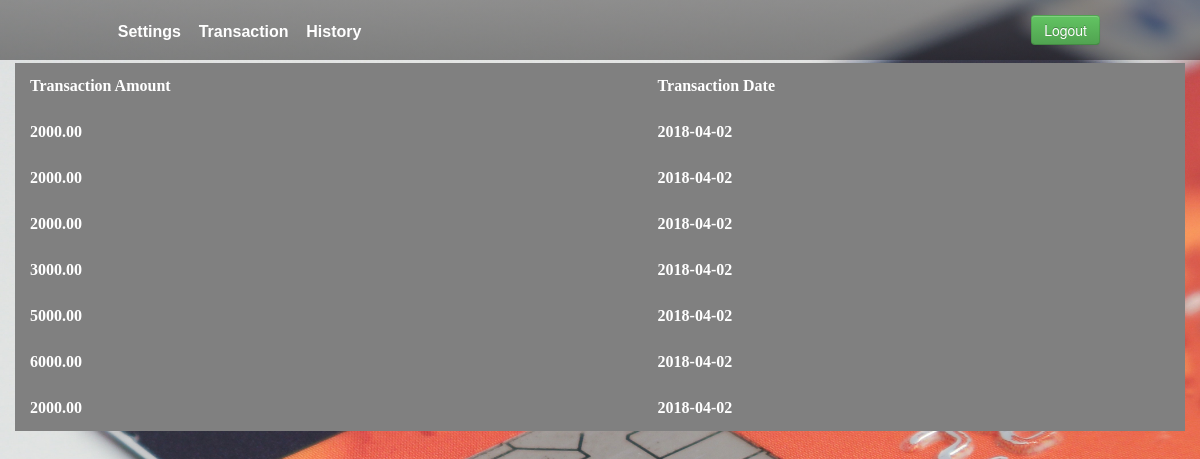
The page /history.php (signed in) on the database its author committed.
### tables this page shows
CREATE TABLE `transaction` (
  `tid` int(11) NOT NULL,
  `uid` int(11) DEFAULT NULL,
  `tamount` float(7,2) DEFAULT NULL,
  `tdate` date DEFAULT NULL,
  `month` text NOT NULL
);

### history.php (the view, shortened to what this page needs)
<?php
include "includes/dbh.inc.php"
?>
<!DOCTYPE html>
<html>
<head>
<link href="bootstrap1.css" rel="stylesheet" id="bootstrap-css">
<link rel="stylesheet" type="text/css" href="stylesheet1.css">
</head>
<body style="background:url(index1.jpg) no-repeat; background-size: cover">
    <header >
      <nav>
		 <div  id="main" class="main-wrapper">
		    <ul>
				 <li><a href = "settings.php" style="text-decoration:none;">&nbsp &nbsp Settings</a>
				 <li><a href="transaction.php" style="text-decoration:none;">&nbsp &nbsp Transaction</a>
				 <li><a href="history.php" style="text-decoration:none;">&nbsp &nbsp History</a>
		    </ul>
			<div class="nav-login">
			<?php
			       if(isset($_SESSION['uid'])){
					   echo ' <form action = "includes/logout.inc.php" method = "post">
							<button class="btn btn-success" type = "submit" name = "submit"> Logout </button>
							</form>' ;
				   }
			?>
		    </div>
          </div>
      </nav>
     </header>
<div class="container">
				<table >
					<tr>
						<th>Transaction Amount</th>
						<th>Transaction Date</th>
					</tr>
					<?php
						$uid = $_SESSION['uid'];
						$sql = "SELECT * from transaction where uid ='$uid';";
						$result = mysqli_query($conn , $sql);
						while($row = mysqli_fetch_assoc($result) ){
						echo "<tr>";
						echo "<td>".$row['tamount']."</td>";
						echo "<td>".$row['tdate']."</td>";
						echo "</tr>";
						}
					?>
				</table>
</div>
</body>
</html>

### stylesheet1.css (style rules this page uses)
html, body, div, span, object, iframe, h1, h2, h3, h4, h5, h6, p, blockquote, pre, abbr, address, cite, code, del, dfn, em, img, ins, kbd, q, samp, small, strong, sub, sup, var, b, i, dl, dt, dd, ol, ul, li, fieldset, form, label, legend, table, caption, tbody, tfoot, thead, tr, th, td, article, aside, canvas, details, figcaption, figure, footer, header, hgroup, menu, nav, section, summary, time, mark, audio, video { margin:0; padding:0; border:0; outline:0; font-size:100%; vertical-align:baseline; background:transparent; }
body { line-height:1; }
article,aside,details,figcaption,figure, footer,header,hgroup,menu,nav,section { display:block; }
nav ul { list-style:none; }
a { margin:0; padding:0; font-size:100%; vertical-align:baseline; background:transparent; }
table { border-collapse:collapse; border-spacing:0; }
html { font-weight: bold; }
body { color : black; background-image: url("3.jpg"); background-size: cover; background-position: top center; background-repeat: no-repeat ; }
a { text-decoration:none; }
.main-wrapper { margin: 0 auto; width: 1000px; }
header nav { width: 100%; height: 60px; background-image:linear-gradient(rgba(66, 64, 64, 0.53),rgba(28, 27, 27, 0.5));); }
header nav ul li { float : left; list-style : none; }
header nav ul li a { font-family: arial; font-size: 16px; color: white; line-height: 63px; }
header .nav-login { float: right; }
header .nav-login form { float: left; padding-top: 15px; }
table, td, th { border: 1px; text-align: left; font-family : cursive; }
table { border-collapse: collapse; width: 100%; padding-bottom:20px; }
th { background-color: grey; color: white; padding:15px; }
td { background-color: grey; color: white; padding: 15px; }

### rows shown on the page
transaction: tamount "2000.00", tdate "2018-04-02"
transaction: tamount "2000.00", tdate "2018-04-02"
transaction: tamount "2000.00", tdate "2018-04-02"
transaction: tamount "3000.00", tdate "2018-04-02"
transaction: tamount "5000.00", tdate "2018-04-02"
transaction: tamount "6000.00", tdate "2018-04-02"
transaction: tamount "2000.00", tdate "2018-04-02"
